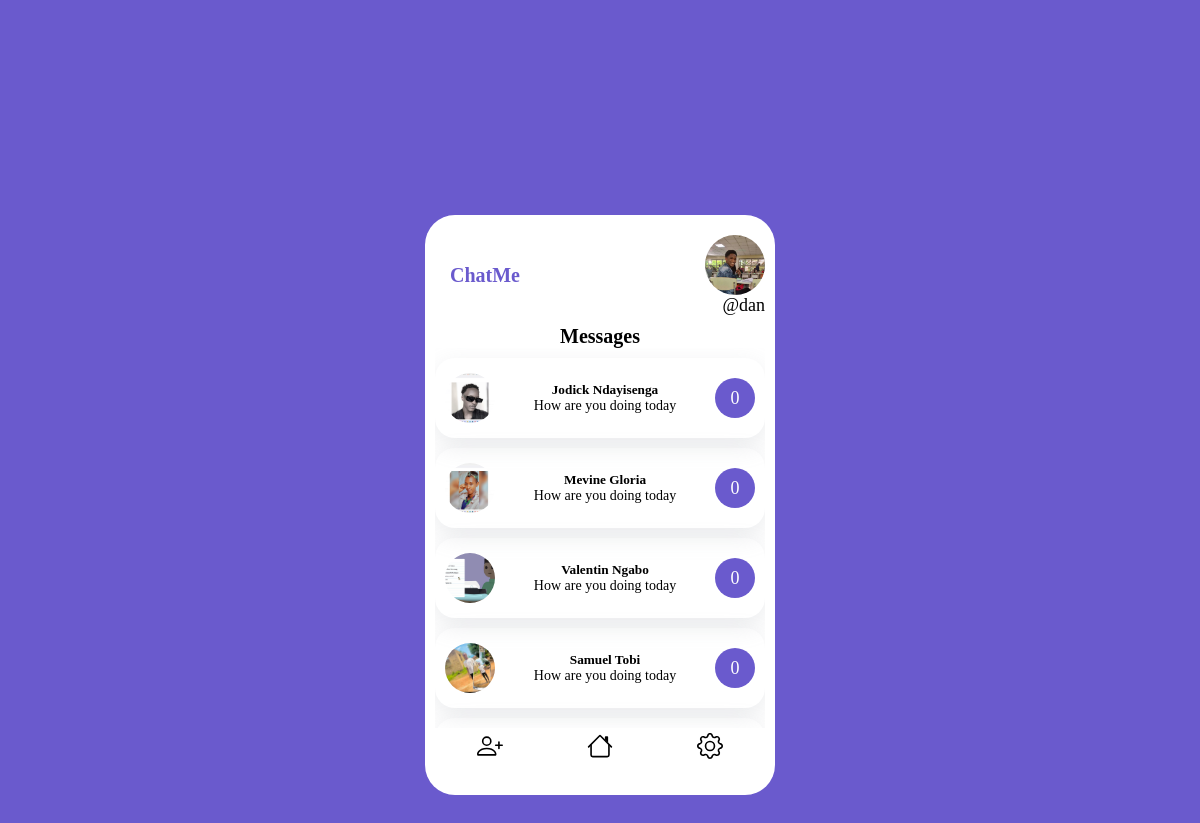
The page /chats/ (signed in) on the database its author committed.
### mychatapp/models.py (models this page shows, shortened)
class Profile(models.Model):
    user = models.OneToOneField(User, on_delete=models.CASCADE)
    name = models.CharField(max_length=100)
    pic = models.ImageField(upload_to='img', blank=True, null=True)
    friends = models.ManyToManyField('Friend', related_name="my_friends")

class  Friend(models.Model):
  profile =  models.OneToOneField(Profile, on_delete=models.CASCADE)

### mychatapp/views.py (the view)
# urls.py: path('', views.index, name='index'),
def index(request):
    user = request.user.profile
    friends = user.friends.all()
    context={'user': user, 'friends': friends, }
    return render(request, 'mychatapp/index.html', context)

### mychatapp/templates/mychatapp/index.html (shortened to what this page needs)
{% extends "mychatapp/base.html" %}
{% block content %}
    <div class="chat-container">
        <div class="main">
        <div class="logo">
            ChatMe
        </div>
        <div class="sub-main">
            <div class="main-user">
            <img src="{{user.pic.url}}" alt="profile picture" />
            </div>
            <p>@{{request.user.username}}</p>
        </div>
        </div>
        <div class="header">Messages</div>
        <div class="friends-container">
        {% for friend in friends %}
        <a href="{% url 'detail' friend.profile.id %}" style="color:black; text-decoration: none">
        <div class="friends">
            <div class="pic">
            <img src="{{friend.profile.pic.url}}" alt="" />
            </div>
            <div class="name">
            <h5>{{friend.profile.name}}</h5>
            <p>How are you doing today</p>
            </div>
            <div class="time_new_msg">
    <div class="msg">0</div>
            </div>
        </div>
    </a>
    {% endfor %}
        </div>
        <div class="footer">
        <div>
        </div>
        <div>
        </div>
        <div>
        </div>
        </div>
    </div>
  {% endblock %}

### mychatapp/templates/mychatapp/base.html (shortened to what this page needs)
<!DOCTYPE html>
{% load static %}
<html lang="en">
<head>
    <link rel="stylesheet" href="{% static 'css/style.css' %}">
</head>
<body>
    {% block content %}{% endblock %}
</body>
</html>

### mychatapp/static/css/style.css (style rules this page uses)
* { padding: 0px; margin: 0px; box-sizing: border-box; font-family: Poppins; }
body { width: 100%; height: 100vh; display: flex; align-items: center; justify-content: center; background-color: slateblue; font-family: Poppins; }
.logo { width: 100px; height: 100px; display: flex; align-items: center; justify-content: center; font-size: 20px; font-weight: bold; color: slateblue; line-height: 20px; }
.main { width: 100%; height: auto; display: flex; align-items: center; justify-content: space-between; }
img { object-fit: cover; height: 100%; width: 100%; border-radius: 50%; }
.chat-container, .chat-container2 { width: 350px; height: 580px; background-color: white; border-radius: 30px; padding: 10px 10px }
.sub-main { width: 200px; display: flex; align-items: flex-end; justify-content: center; flex-direction: column; }
.sub-main p { font-size: 18px; }
.main-user { width: 60px; height: 60px; float: right; border-radius: 50%; }
.header { width: 100%; height: auto; display: flex; align-items: center; justify-content: center; font-size: 20px; font-weight: bold; }
.friends-container { width: 100%; height: 380px; overflow: auto; }
.friends { width: 100%; height: 80px; box-shadow: rgba(149, 157, 165, 0.2) 0px 8px 24px; border-radius: 20px; display: flex; align-items: center; justify-content: space-between; margin-top: 10px; padding: 0px 10px; }
.pic, .pro-pic { width: 50px; height: 50px; border-radius: 50%; }
.name { flex-grow: 2; display: flex; align-items: center; justify-content: center; flex-direction: column; }
.name p { font-size: 14px; }
.time_new_msg { width: auto; height: 50px; display: flex; align-items: center; justify-content: center; flex-direction: column; }
.msg { width: 40px; height: 40px; background-color: slateblue; border-radius: 50%; text-align: center; color: white; display: flex; align-items: center; justify-content: center; font-size: 18px; }
.footer { width: 100%; height: 40px; display: flex; align-items: center; justify-content: space-around; }
svg { cursor: pointer; }

### rows shown on the page
Profile: pic (picture)
Friend: profile.pic (picture), profile.name "Jodick Ndayisenga"
Friend: profile.pic (picture), profile.name "Mevine Gloria"
Friend: profile.pic (picture), profile.name "Valentin Ngabo"
Friend: profile.pic (picture), profile.name "Samuel Tobi"

### other values the page prints
{{ request.user.username }} "dan"
